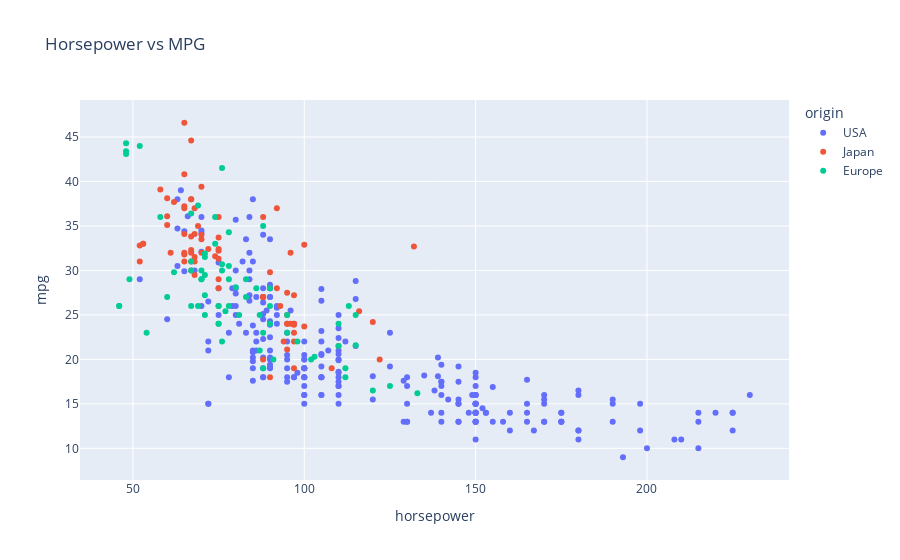

The notebook cell this image was saved under:
### Markdown cell above
## Question 2

Incorporate the origin of the car (USA, Europe, or Japan) into your visualization above. What do you notice?

### Code cell
# incorporate the origin of the car (USA, Europe, or Japan) into your visualization
fig1 = px.scatter(df, x='horsepower', y='mpg', color=df['origin'], title='Horsepower vs MPG')
fig1.show()

# 여전히 반비례 관계를 보이며, 전반적으로 일본차와 유럽차 연비가 더 좋은 경향을 보인다.

### Figure 1 — Plotly figure (JSON) as saved in the notebook; plotly's stock layout.template omitted (floating-point values rounded to 4 significant figures; data arrays with more than 128 entries replaced by an {"elided": "..."} marker saying what was removed)
{"data": [{"hovertemplate": "origin=USA<br>horsepower=%{x}<br>mpg=%{y}<extra></extra>", "legendgroup": "USA", "marker": {"color": "#636efa", "symbol": "circle"}, "mode": "markers", "name": "USA", "orientation": "v", "showlegend": true, "type": "scatter", "x": {"elided": "245 float values"}, "xaxis": "x", "y": {"elided": "245 float values"}, "yaxis": "y"}, {"hovertemplate": "origin=Japan<br>horsepower=%{x}<br>mpg=%{y}<extra></extra>", "legendgroup": "Japan", "marker": {"color": "#EF553B", "symbol": "circle"}, "mode": "markers", "name": "Japan", "orientation": "v", "showlegend": true, "type": "scatter", "x": [95.0, 88.0, 88.0, 95.0, 65.0, 69.0, 95.0, 97.0, 92.0, 97.0, 88.0, 88.0, 94.0, 90.0, 122.0, 67.0, 65.0, 52.0, 61.0, 97.0, 93.0, 75.0, 96.0, 97.0, 53.0, 53.0, 70.0, 75.0, 108.0, 68.0, 70.0, 75.0, 67.0, 97.0, 110.0, 52.0, 70.0, 60.0, 95.0, 97.0, 95.0, 97.0, 68.0, 65.0, 65.0, 60.0, 65.0, 90.0, 75.0, 92.0, 75.0, 65.0, 65.0, 67.0, 67.0, 132.0, 100.0, 72.0, 58.0, 60.0, 67.0, 65.0, 62.0, 68.0, 75.0, 75.0, 100.0, 74.0, 116.0, 120.0, 68.0, 68.0, 88.0, 75.0, 70.0, 67.0, 67.0, 67.0, 96.0], "xaxis": "x", "y": [24.0, 27.0, 27.0, 25.0, 31.0, 35.0, 24.0, 19.0, 28.0, 23.0, 27.0, 20.0, 22.0, 18.0, 20.0, 31.0, 32.0, 31.0, 32.0, 24.0, 26.0, 29.0, 24.0, 24.0, 33.0, 33.0, 32.0, 28.0, 19.0, 31.5, 33.5, 26.0, 30.0, 22.0, 21.5, 32.8, 39.4, 36.1, 27.5, 27.2, 21.1, 23.9, 29.5, 34.1, 31.8, 38.1, 37.2, 29.8, 31.3, 37.0, 32.2, 46.6, 40.8, 44.6, 33.8, 32.7, 23.7, 32.4, 39.1, 35.1, 32.3, 37.0, 37.7, 34.1, 33.7, 32.4, 32.9, 31.6, 25.4, 24.2, 37.0, 31.0, 36.0, 36.0, 34.0, 38.0, 32.0, 38.0, 32.0], "yaxis": "y"}, {"hovertemplate": "origin=Europe<br>horsepower=%{x}<br>mpg=%{y}<extra></extra>", "legendgroup": "Europe", "marker": {"color": "#00cc96", "symbol": "circle"}, "mode": "markers", "name": "Europe", "orientation": "v", "showlegend": true, "type": "scatter", "x": [46.0, 87.0, 90.0, 95.0, 113.0, 90.0, 70.0, 76.0, 60.0, 54.0, 112.0, 76.0, 87.0, 69.0, 46.0, 90.0, 49.0, 75.0, 91.0, 112.0, 110.0, 83.0, 67.0, 78.0, 75.0, 75.0, 67.0, 71.0, 70.0, 95.0, 88.0, 98.0, 115.0, 86.0, 81.0, 83.0, 70.0, 71.0, 102.0, 88.0, 120.0, 58.0, 78.0, 78.0, 110.0, 48.0, 103.0, 125.0, 115.0, 133.0, 71.0, 71.0, 77.0, 71.0, 69.0, 76.0, 78.0, 48.0, 48.0, 67.0, 67.0, 62.0, 88.0, 74.0, 80.0, 76.0, 74.0, 52.0], "xaxis": "x", "y": [26.0, 25.0, 24.0, 25.0, 26.0, 28.0, 30.0, 30.0, 27.0, 23.0, 18.0, 22.0, 21.0, 26.0, 26.0, 26.0, 29.0, 24.0, 20.0, 19.0, 24.0, 29.0, 26.0, 26.0, 24.0, 26.0, 31.0, 25.0, 29.0, 23.0, 23.0, 22.0, 25.0, 28.0, 25.0, 27.0, 29.0, 29.5, 20.0, 19.0, 16.5, 36.0, 29.0, 30.5, 21.5, 43.1, 20.3, 17.0, 21.6, 16.2, 31.5, 31.9, 25.4, 27.2, 37.3, 41.5, 34.3, 44.3, 43.4, 36.4, 30.0, 29.8, 35.0, 33.0, 28.1, 30.7, 36.0, 44.0], "yaxis": "y"}], "layout": {"legend": {"title": {"text": "origin"}, "tracegroupgap": 0}, "title": {"text": "Horsepower vs MPG"}, "xaxis": {"anchor": "y", "domain": [0, 1], "title": {"text": "horsepower"}}, "yaxis": {"anchor": "x", "domain": [0, 1], "title": {"text": "mpg"}}}}
